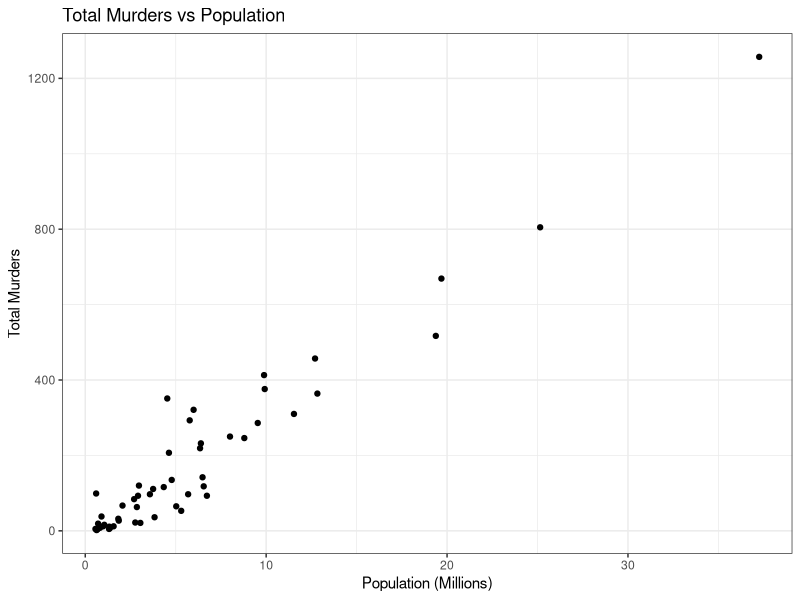
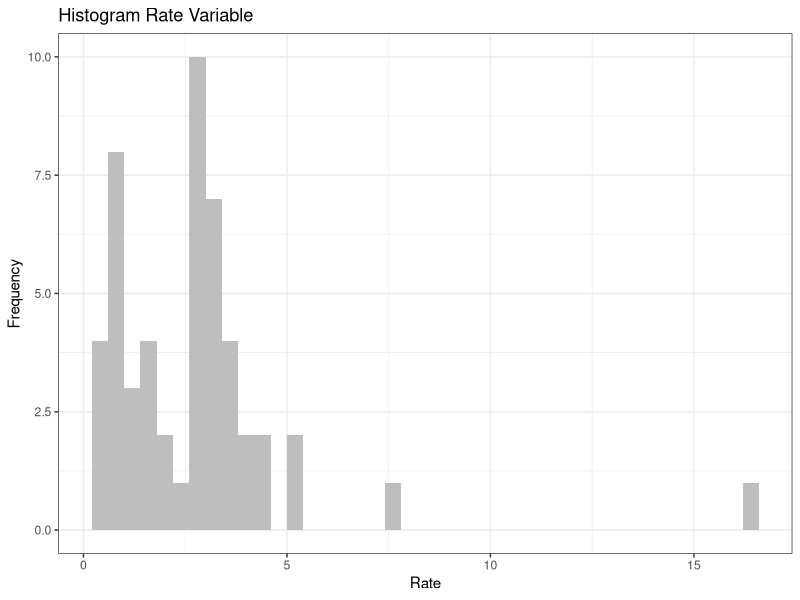
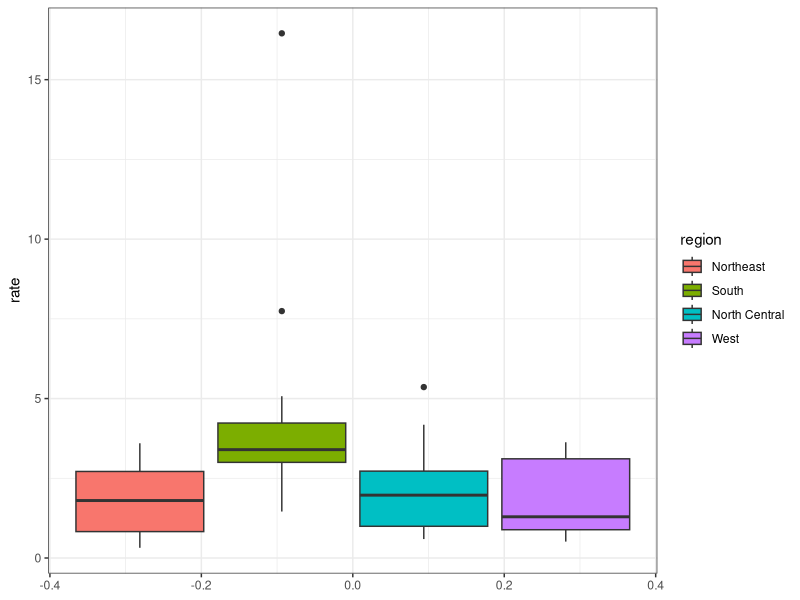
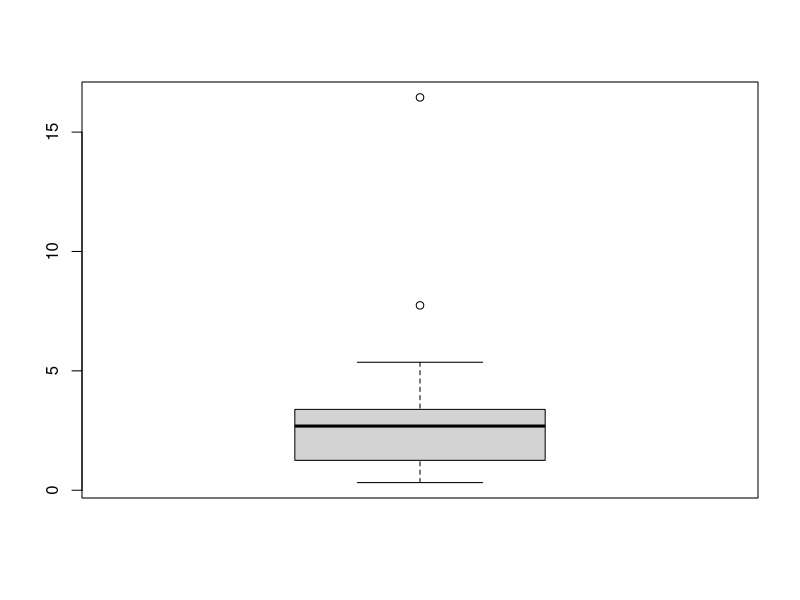
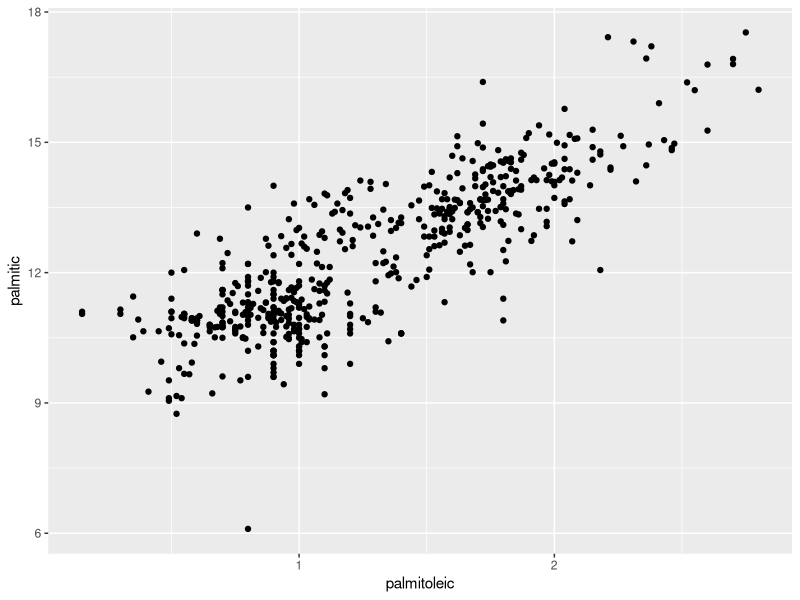
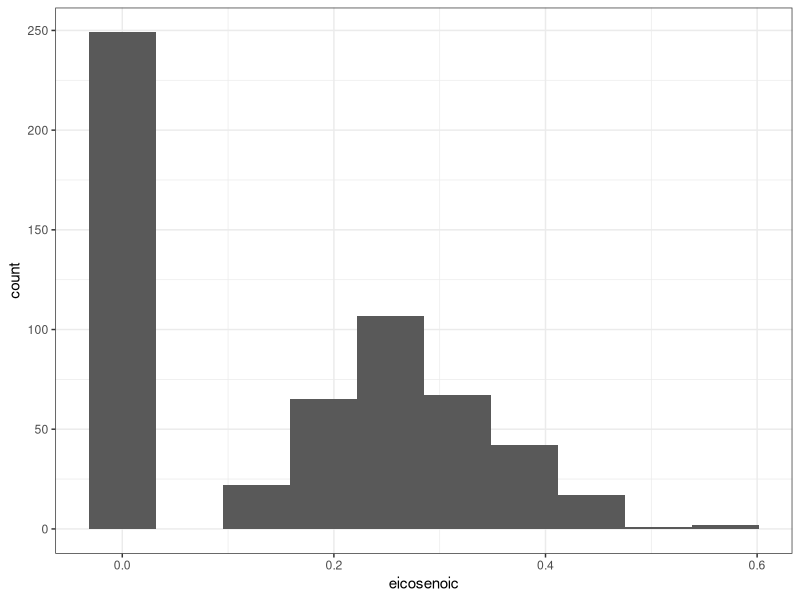
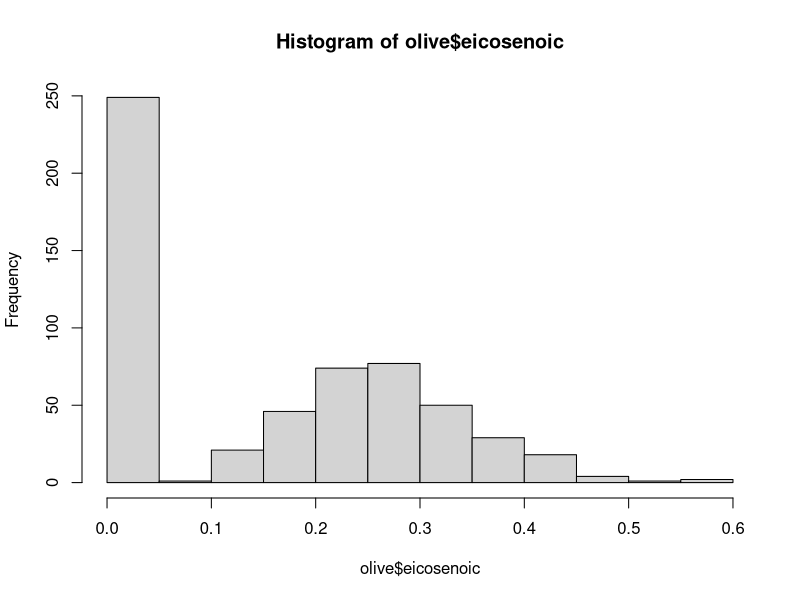
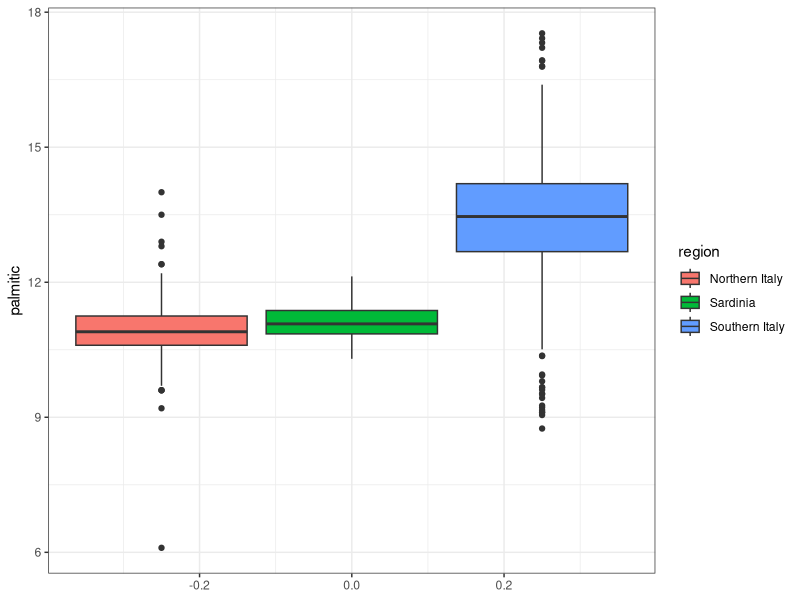

Write R code to recreate these figures, in order.
library(tidyverse)
library(dslabs)

data("murders")
head(murders)

murders_rate <- murders$total / murders$population * 100000
west <- murders$region == "West"
safe <- murders_rate <= 1
index <- safe & west # Compare two boolean vectors

murders$state[index]

index <- match(c("New York", "Florida", "Texas"), murders$state) # Extract indexes that meet a condition  
murders_rate[index]

x <- letters[1:5]
y <- c("a", "d", "f")

y %in% x # Which elements in the left are on the right?

library(dplyr)

# mutate function 
murders %>% 
  mutate(murders_rate = total / population * 100000)

murders <- mutate(murders, rate = total/population*100000)

# filter function 
murders %>% 
  filter(rate < 0.71)

# select function 
new_table <- murders %>% 
  select(state, region, rate)
new_table

murders <- mutate(murders, population = population / 10^6)

# Graphics

# Scatterplot
ggplot(murders, aes(x = population, 
                    y = total)) +
  geom_point() + 
  labs(title = "Total Murders vs Population", 
       x = "Population (Millions)", 
       y = "Total Murders") + 
  theme_bw()

# Histogram
ggplot(murders, aes(rate)) +
  geom_histogram(bins = 30, 
                 binwidth = 0.4, 
                 fill = "gray") + 
  labs(title = "Histogram Rate Variable", 
       x = "Rate", 
       y = "Frequency") + 
  theme_bw()

# Boxplot
ggplot(murders, 
       aes(x = , 
           y = rate, 
           fill = region)) + 
  geom_boxplot() + 
  theme_bw()

boxplot(murders$rate)

data("heights")
head(heights)

avg <- mean(heights$height)
avg
ind <- heights$height > avg
ind
sum(ind)

nrow(heights %>% 
  filter(height > avg & sex == "Female"))

ind <- heights$sex == "Female"
ind
sum(ind)/nrow(heights) # Calculate proportions 

min(heights$height)
match(50, heights$height)
sort(heights$height)
order(heights$height)
rank(heights$height)
which.min(heights$height)

heights$sex[which.min(heights$height)]
heights$sex[order(heights$height)]

max(heights$height)

x <- 50:82
x

sum(!x %in% heights$height)

heights2 <- mutate(heights, ht_m = height * 2.54)
heights2$ht_m[18]
avg <- mean(heights2$ht_m)

female <- filter(heights2, sex == "Female")
female
avg <- mean(female$ht_m)
avg

nrow(filter(heights2, sex == "Female"))

data("olive")
head(olive)

ggplot(data = olive, 
       aes(x = palmitoleic, 
           y = palmitic)) +
  geom_point()

# Histogram
ggplot(data = olive, 
       aes(x = eicosenoic)) + 
  geom_histogram(bins = 10) + 
  theme_bw()

hist(olive$eicosenoic)

# Boxplot
ggplot(data = olive, 
       aes(y = palmitic, 
           fill = region)) + 
  geom_boxplot() + 
  theme_bw()
boxplot(palmitic ~ region, data = olive)
